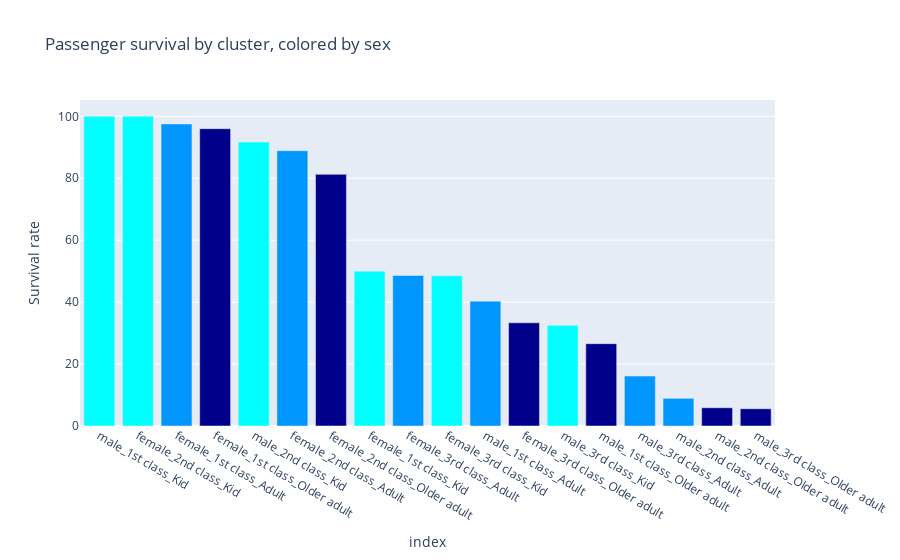

Source (notebook cell):
### Code cell
# Plot survival rate by cluster, color by age
fig = px.bar(
    pd.DataFrame(cluster_survival_rates, index=['Survival rate', 'Number']).T, 
    y='Survival rate',
    title='Passenger survival by cluster, colored by age',
)
fig.update_layout(barmode='stack')
fig.update_traces(marker_color=color_by_age)
fig.show()

### Figure 1 — Plotly figure (JSON) as saved in the notebook; plotly's stock layout.template omitted (floating-point values rounded to 4 significant figures)
{"data": [{"hovertemplate": "index=%{x}<br>Survival rate=%{y}<extra></extra>", "legendgroup": "", "marker": {"color": ["#00FFFF", "#00FFFF", "#0096FF", "#00008B", "#00FFFF", "#0096FF", "#00008B", "#00FFFF", "#0096FF", "#00FFFF", "#0096FF", "#00008B", "#00FFFF", "#00008B", "#0096FF", "#0096FF", "#00008B", "#00008B"], "pattern": {"shape": ""}}, "name": "", "orientation": "v", "showlegend": false, "textposition": "auto", "type": "bar", "x": ["male_1st class_Kid", "female_2nd class_Kid", "female_1st class_Adult", "female_1st class_Older adult", "male_2nd class_Kid", "female_2nd class_Adult", "female_2nd class_Older adult", "female_1st class_Kid", "female_3rd class_Adult", "female_3rd class_Kid", "male_1st class_Adult", "female_3rd class_Older adult", "male_3rd class_Kid", "male_1st class_Older adult", "male_3rd class_Adult", "male_2nd class_Adult", "male_2nd class_Older adult", "male_3rd class_Older adult"], "xaxis": "x", "y": [100.0, 100.0, 97.53, 96.0, 91.67, 88.89, 81.25, 50.0, 48.6, 48.48, 40.3, 33.33, 32.5, 26.58, 16.12, 8.93, 5.88, 5.56], "yaxis": "y"}], "layout": {"barmode": "stack", "legend": {"tracegroupgap": 0}, "title": {"text": "Passenger survival by cluster, colored by sex"}, "xaxis": {"anchor": "y", "domain": [0, 1], "title": {"text": "index"}}, "yaxis": {"anchor": "x", "domain": [0, 1], "title": {"text": "Survival rate"}}}}
